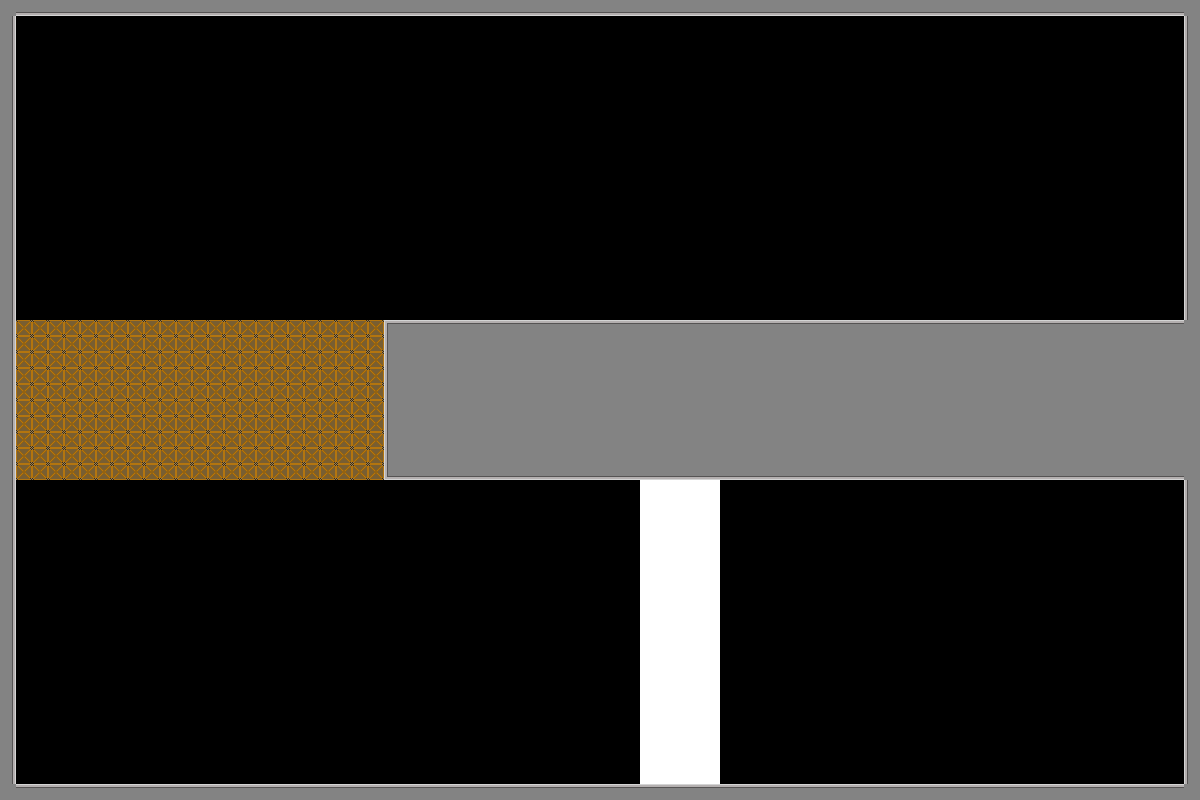

A 2D game scene composited from a Tiled map and its tileset images. What follows is a short description and the map's XML, with each tile layer's data collapsed to a summary:
An orthogonal 75x50 tile map with 16x16 px tiles, 1 tile layer (Tile Layer 1) and 1 object (white_button).

<map version="1.10" tiledversion="1.12.2" orientation="orthogonal" renderorder="right-down" width="75" height="50" tilewidth="16" tileheight="16" infinite="0" nextlayerid="3" nextobjectid="3">
 <tileset firstgid="1" source="place_holder_tileset.tsx" />
 <layer id="1" name="Tile Layer 1" width="75" height="50">
  <data>[3750 cells, 1071 non-empty, 9 distinct tile ids]</data>
 </layer>
 <objectgroup id="2" name="object_layer">
  <object id="1" name="white_button" x="55.7067" y="556.522" width="132.71" height="43.4324" rotation="90">
   <properties>
    <property name="obj_type" value="button" />
   </properties>
  </object>
 </objectgroup>
</map>
